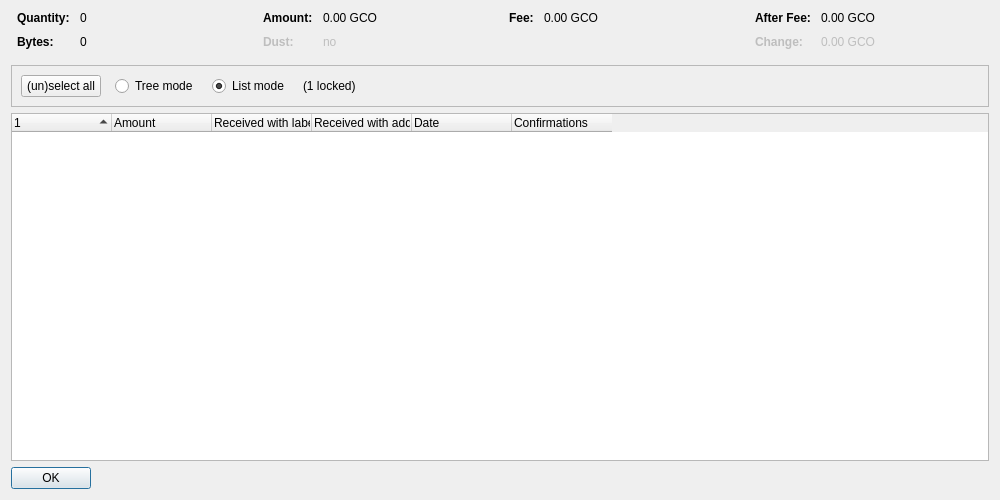
<?xml version="1.0" encoding="UTF-8"?>
<ui version="4.0">
 <class>CoinControlDialog</class>
 <widget class="QDialog" name="CoinControlDialog">
  <property name="geometry">
   <rect>
    <x>0</x>
    <y>0</y>
    <width>1000</width>
    <height>500</height>
   </rect>
  </property>
  <property name="windowTitle">
   <string>Coin Selection</string>
  </property>
  <layout class="QVBoxLayout" name="verticalLayout">
   <item>
    <layout class="QHBoxLayout" name="horizontalLayoutTop" stretch="0,0,0,0">
     <property name="topMargin">
      <number>0</number>
     </property>
     <property name="bottomMargin">
      <number>10</number>
     </property>
     <item>
      <layout class="QFormLayout" name="formLayoutCoinControl1">
       <property name="horizontalSpacing">
        <number>10</number>
       </property>
       <property name="verticalSpacing">
        <number>10</number>
       </property>
       <property name="leftMargin">
        <number>6</number>
       </property>
       <property name="rightMargin">
        <number>6</number>
       </property>
       <item row="0" column="0">
        <widget class="QLabel" name="labelCoinControlQuantityText">
         <property name="font">
          <font>
           <weight>75</weight>
           <bold>true</bold>
          </font>
         </property>
         <property name="text">
          <string>Quantity:</string>
         </property>
        </widget>
       </item>
       <item row="0" column="1">
        <widget class="QLabel" name="labelCoinControlQuantity">
         <property name="cursor">
          <cursorShape>IBeamCursor</cursorShape>
         </property>
         <property name="contextMenuPolicy">
          <enum>Qt::ActionsContextMenu</enum>
         </property>
         <property name="text">
          <string notr="true">0</string>
         </property>
         <property name="textInteractionFlags">
          <set>Qt::LinksAccessibleByMouse|Qt::TextSelectableByKeyboard|Qt::TextSelectableByMouse</set>
         </property>
        </widget>
       </item>
       <item row="1" column="0">
        <widget class="QLabel" name="labelCoinControlBytesText">
         <property name="font">
          <font>
           <weight>75</weight>
           <bold>true</bold>
          </font>
         </property>
         <property name="text">
          <string>Bytes:</string>
         </property>
        </widget>
       </item>
       <item row="1" column="1">
        <widget class="QLabel" name="labelCoinControlBytes">
         <property name="cursor">
          <cursorShape>IBeamCursor</cursorShape>
         </property>
         <property name="contextMenuPolicy">
          <enum>Qt::ActionsContextMenu</enum>
         </property>
         <property name="text">
          <string notr="true">0</string>
         </property>
         <property name="textInteractionFlags">
          <set>Qt::LinksAccessibleByMouse|Qt::TextSelectableByKeyboard|Qt::TextSelectableByMouse</set>
         </property>
        </widget>
       </item>
      </layout>
     </item>
     <item>
      <layout class="QFormLayout" name="formLayoutCoinControl2">
       <property name="horizontalSpacing">
        <number>10</number>
       </property>
       <property name="verticalSpacing">
        <number>10</number>
       </property>
       <property name="leftMargin">
        <number>6</number>
       </property>
       <property name="rightMargin">
        <number>6</number>
       </property>
       <item row="0" column="0">
        <widget class="QLabel" name="labelCoinControlAmountText">
         <property name="font">
          <font>
           <weight>75</weight>
           <bold>true</bold>
          </font>
         </property>
         <property name="text">
          <string>Amount:</string>
         </property>
        </widget>
       </item>
       <item row="0" column="1">
        <widget class="QLabel" name="labelCoinControlAmount">
         <property name="cursor">
          <cursorShape>IBeamCursor</cursorShape>
         </property>
         <property name="contextMenuPolicy">
          <enum>Qt::ActionsContextMenu</enum>
         </property>
         <property name="text">
          <string notr="true">0.00 GCO</string>
         </property>
         <property name="textInteractionFlags">
          <set>Qt::LinksAccessibleByMouse|Qt::TextSelectableByKeyboard|Qt::TextSelectableByMouse</set>
         </property>
        </widget>
       </item>
       <item row="1" column="0">
        <widget class="QLabel" name="labelCoinControlLowOutputText">
         <property name="enabled">
          <bool>false</bool>
         </property>
         <property name="font">
          <font>
           <weight>75</weight>
           <bold>true</bold>
          </font>
         </property>
         <property name="text">
          <string>Dust:</string>
         </property>
        </widget>
       </item>
       <item row="1" column="1">
        <widget class="QLabel" name="labelCoinControlLowOutput">
         <property name="enabled">
          <bool>false</bool>
         </property>
         <property name="cursor">
          <cursorShape>IBeamCursor</cursorShape>
         </property>
         <property name="contextMenuPolicy">
          <enum>Qt::ActionsContextMenu</enum>
         </property>
         <property name="text">
          <string notr="true">no</string>
         </property>
         <property name="textInteractionFlags">
          <set>Qt::LinksAccessibleByMouse|Qt::TextSelectableByKeyboard|Qt::TextSelectableByMouse</set>
         </property>
        </widget>
       </item>
      </layout>
     </item>
     <item>
      <layout class="QFormLayout" name="formLayoutCoinControl3">
       <property name="horizontalSpacing">
        <number>10</number>
       </property>
       <property name="verticalSpacing">
        <number>10</number>
       </property>
       <property name="leftMargin">
        <number>6</number>
       </property>
       <property name="rightMargin">
        <number>6</number>
       </property>
       <item row="0" column="0">
        <widget class="QLabel" name="labelCoinControlFeeText">
         <property name="font">
          <font>
           <weight>75</weight>
           <bold>true</bold>
          </font>
         </property>
         <property name="text">
          <string>Fee:</string>
         </property>
        </widget>
       </item>
       <item row="0" column="1">
        <widget class="QLabel" name="labelCoinControlFee">
         <property name="cursor">
          <cursorShape>IBeamCursor</cursorShape>
         </property>
         <property name="contextMenuPolicy">
          <enum>Qt::ActionsContextMenu</enum>
         </property>
         <property name="text">
          <string notr="true">0.00 GCO</string>
         </property>
         <property name="textInteractionFlags">
          <set>Qt::LinksAccessibleByMouse|Qt::TextSelectableByKeyboard|Qt::TextSelectableByMouse</set>
         </property>
        </widget>
       </item>
      </layout>
     </item>
     <item>
      <layout class="QFormLayout" name="formLayoutCoinControl4">
       <property name="horizontalSpacing">
        <number>10</number>
       </property>
       <property name="verticalSpacing">
        <number>10</number>
       </property>
       <property name="leftMargin">
        <number>6</number>
       </property>
       <property name="rightMargin">
        <number>6</number>
       </property>
       <item row="0" column="0">
        <widget class="QLabel" name="labelCoinControlAfterFeeText">
         <property name="font">
          <font>
           <weight>75</weight>
           <bold>true</bold>
          </font>
         </property>
         <property name="text">
          <string>After Fee:</string>
         </property>
        </widget>
       </item>
       <item row="0" column="1">
        <widget class="QLabel" name="labelCoinControlAfterFee">
         <property name="cursor">
          <cursorShape>IBeamCursor</cursorShape>
         </property>
         <property name="contextMenuPolicy">
          <enum>Qt::ActionsContextMenu</enum>
         </property>
         <property name="text">
          <string notr="true">0.00 GCO</string>
         </property>
         <property name="textInteractionFlags">
          <set>Qt::LinksAccessibleByMouse|Qt::TextSelectableByKeyboard|Qt::TextSelectableByMouse</set>
         </property>
        </widget>
       </item>
       <item row="1" column="0">
        <widget class="QLabel" name="labelCoinControlChangeText">
         <property name="enabled">
          <bool>false</bool>
         </property>
         <property name="font">
          <font>
           <weight>75</weight>
           <bold>true</bold>
          </font>
         </property>
         <property name="text">
          <string>Change:</string>
         </property>
        </widget>
       </item>
       <item row="1" column="1">
        <widget class="QLabel" name="labelCoinControlChange">
         <property name="enabled">
          <bool>false</bool>
         </property>
         <property name="cursor">
          <cursorShape>IBeamCursor</cursorShape>
         </property>
         <property name="contextMenuPolicy">
          <enum>Qt::ActionsContextMenu</enum>
         </property>
         <property name="text">
          <string notr="true">0.00 GCO</string>
         </property>
         <property name="textInteractionFlags">
          <set>Qt::LinksAccessibleByMouse|Qt::TextSelectableByKeyboard|Qt::TextSelectableByMouse</set>
         </property>
        </widget>
       </item>
      </layout>
     </item>
    </layout>
   </item>
   <item>
    <widget class="QFrame" name="frame">
     <property name="minimumSize">
      <size>
       <width>0</width>
       <height>40</height>
      </size>
     </property>
     <property name="frameShape">
      <enum>QFrame::StyledPanel</enum>
     </property>
     <property name="frameShadow">
      <enum>QFrame::Sunken</enum>
     </property>
     <layout class="QHBoxLayout" name="horizontalLayout">
      <item>
       <layout class="QHBoxLayout" name="horizontalLayoutPanel" stretch="0,0,0,0,0">
        <property name="spacing">
         <number>14</number>
        </property>
        <item>
         <widget class="QPushButton" name="pushButtonSelectAll">
          <property name="sizePolicy">
           <sizepolicy hsizetype="Maximum" vsizetype="Fixed">
            <horstretch>0</horstretch>
            <verstretch>0</verstretch>
           </sizepolicy>
          </property>
          <property name="text">
           <string>(un)select all</string>
          </property>
          <property name="autoDefault">
           <bool>false</bool>
          </property>
         </widget>
        </item>
        <item>
         <widget class="QRadioButton" name="radioTreeMode">
          <property name="sizePolicy">
           <sizepolicy hsizetype="Maximum" vsizetype="Fixed">
            <horstretch>0</horstretch>
            <verstretch>0</verstretch>
           </sizepolicy>
          </property>
          <property name="text">
           <string>Tree mode</string>
          </property>
         </widget>
        </item>
        <item>
         <widget class="QRadioButton" name="radioListMode">
          <property name="sizePolicy">
           <sizepolicy hsizetype="Maximum" vsizetype="Fixed">
            <horstretch>0</horstretch>
            <verstretch>0</verstretch>
           </sizepolicy>
          </property>
          <property name="text">
           <string>List mode</string>
          </property>
          <property name="checked">
           <bool>true</bool>
          </property>
         </widget>
        </item>
        <item>
         <widget class="QLabel" name="labelLocked">
          <property name="text">
           <string notr="true">(1 locked)</string>
          </property>
         </widget>
        </item>
        <item>
         <spacer name="horizontalSpacer">
          <property name="orientation">
           <enum>Qt::Horizontal</enum>
          </property>
          <property name="sizeHint" stdset="0">
           <size>
            <width>40</width>
            <height>20</height>
           </size>
          </property>
         </spacer>
        </item>
       </layout>
      </item>
     </layout>
    </widget>
   </item>
   <item>
    <widget class="CoinControlTreeWidget" name="treeWidget">
     <property name="contextMenuPolicy">
      <enum>Qt::CustomContextMenu</enum>
     </property>
     <property name="sortingEnabled">
      <bool>false</bool>
     </property>
     <property name="columnCount">
      <number>6</number>
     </property>
     <attribute name="headerShowSortIndicator" stdset="0">
      <bool>true</bool>
     </attribute>
     <attribute name="headerStretchLastSection">
      <bool>false</bool>
     </attribute>
     <column>
      <property name="text">
       <string/>
      </property>
     </column>
     <column>
      <property name="text">
       <string>Amount</string>
      </property>
     </column>
     <column>
      <property name="text">
       <string>Received with label</string>
      </property>
     </column>
     <column>
      <property name="text">
       <string>Received with address</string>
      </property>
     </column>
     <column>
      <property name="text">
       <string>Date</string>
      </property>
     </column>
     <column>
      <property name="text">
       <string>Confirmations</string>
      </property>
      <property name="toolTip">
       <string>Confirmed</string>
      </property>
     </column>
     <column>
      <property name="text">
       <string/>
      </property>
     </column>
     <column>
      <property name="text">
       <string/>
      </property>
     </column>
     <column>
      <property name="text">
       <string/>
      </property>
     </column>
     <column>
      <property name="text">
       <string/>
      </property>
     </column>
    </widget>
   </item>
   <item>
    <widget class="QDialogButtonBox" name="buttonBox">
     <property name="sizePolicy">
      <sizepolicy hsizetype="Maximum" vsizetype="Fixed">
       <horstretch>0</horstretch>
       <verstretch>0</verstretch>
      </sizepolicy>
     </property>
     <property name="orientation">
      <enum>Qt::Horizontal</enum>
     </property>
     <property name="standardButtons">
      <set>QDialogButtonBox::Ok</set>
     </property>
    </widget>
   </item>
  </layout>
 </widget>
 <customwidgets>
  <customwidget>
   <class>CoinControlTreeWidget</class>
   <extends>QTreeWidget</extends>
   <header>qt/coincontroltreewidget.h</header>
  </customwidget>
 </customwidgets>
 <resources/>
 <connections/>
</ui>
